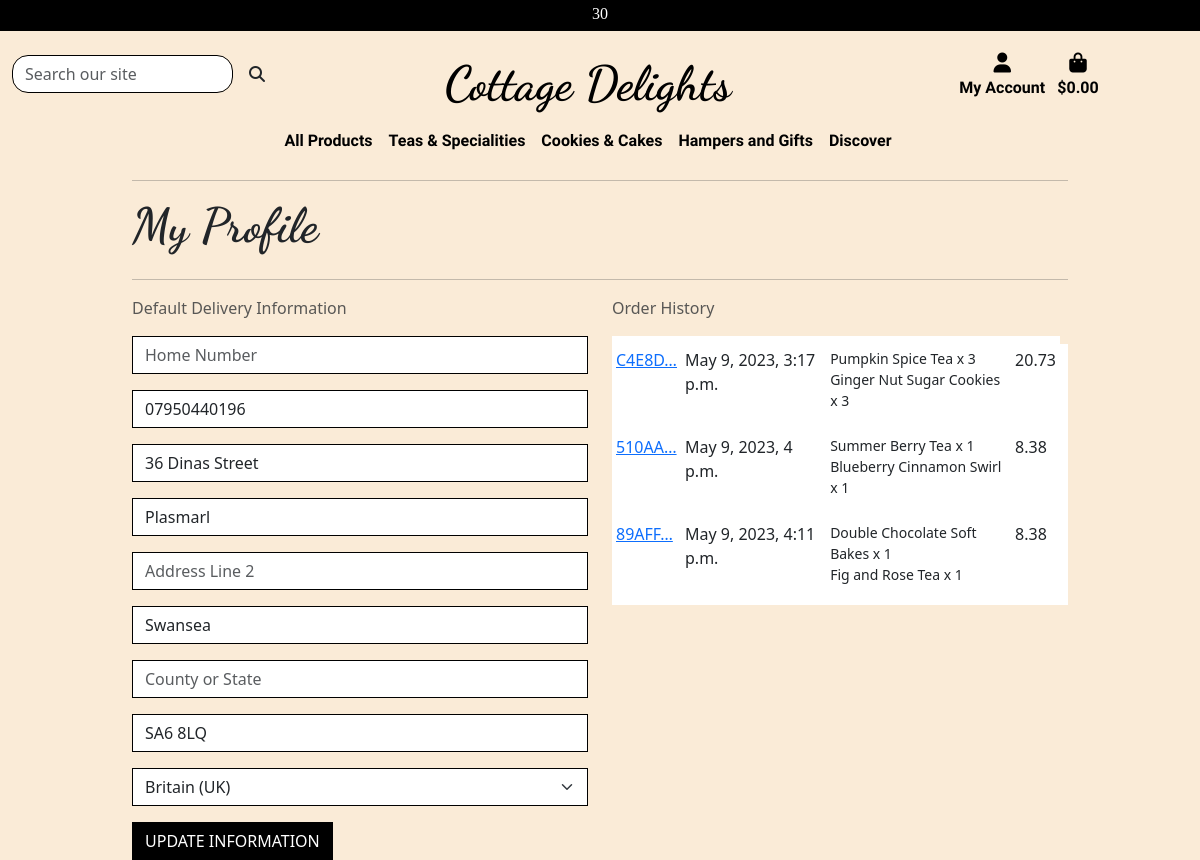
Screenshot of /userprofile/ (signed in) with the database file from the repository.
### userprofile/models.py (models this page shows, shortened)
class UserProfile(models.Model):
    user = models.OneToOneField(User, on_delete=models.CASCADE)
    default_home_number = models.CharField(
        max_length=20, null=True, blank=True)
    default_mobile_number = models.CharField(
        max_length=20, null=True, blank=True)
    default_house_name = models.CharField(max_length=20, null=True, blank=True)
    default_address_line_1 = models.CharField(
        max_length=80, null=True, blank=True)
    default_address_line_2 = models.CharField(
        max_length=80, null=True, blank=True)
    default_town_city = models.CharField(max_length=40, null=True, blank=True)
    default_county = models.CharField(max_length=80, null=True, blank=True)
    default_postcode = models.CharField(max_length=20, null=True, blank=True)
    default_country = CountryField(
        blank_label='Country', null=True, blank=True)

### checkout/models.py (models this page shows, shortened)
class OrderRecord(models.Model):
    order_number = models.CharField(max_length=50, null=False, editable=False)
    userprofile = models.ForeignKey(
        UserProfile, on_delete=models.SET_NULL,
        null=True, blank=True, related_name='orders')
    full_name = models.CharField(max_length=65, null=False, blank=False)
    email = models.EmailField(max_length=300, null=False, blank=False)
    mobile_number = models.CharField(max_length=20, null=True, blank=True)
    home_number = models.CharField(max_length=20, null=False, blank=False)
    house_name = models.CharField(max_length=30, null=True, blank=True)
    address_line_1 = models.CharField(max_length=80, null=False, blank=False)
    address_line_2 = models.CharField(max_length=80, null=True, blank=True)
    town_city = models.CharField(max_length=40, null=False, blank=False)
    county = models.CharField(max_length=40, null=True, blank=True)
    country = models.CharField(max_length=40, null=False, blank=False)
    postcode = models.CharField(max_length=10, null=False, blank=False)
    shopping_cart = models.TextField(null=False, blank=False, default='')
    order_total = models.DecimalField(
        max_digits=10, decimal_places=2, null=False, default=0)
    delivery_cost = models.DecimalField(
        max_digits=6, decimal_places=2, null=False, default=0)
    grand_total = models.DecimalField(
        max_digits=10, decimal_places=2, default=0)
    date = models.DateTimeField(auto_now_add=True)
    stripe_pid = models.CharField(
        max_length=254, null=False, blank=False, default='')

class OrderLineItem(models.Model):
    order = models.ForeignKey(
        OrderRecord, null=False, blank=False,
        on_delete=models.CASCADE, related_name='lineitems')
    product = models.ForeignKey(
        Product, null=False, blank=False, on_delete=models.CASCADE)
    quantity = models.IntegerField(null=False, blank=False, default=0)
    lineitem_total = models.DecimalField(
        max_digits=6, decimal_places=2,
        null=False, blank=False, editable=False)

### products/models.py (models this page shows, shortened)
class Product(models.Model):
    category = models.ForeignKey(
        'category', null=True, blank=True, on_delete=models.SET_NULL)
    sku = models.CharField(max_length=100)
    name = models.CharField(max_length=250, null=True, blank=True)
    description = models.TextField()
    ingredients = models.CharField(max_length=450)
    weight = models.CharField(max_length=10, null=True, blank=True)
    storage = models.TextField(null=True, blank=True)
    price = models.DecimalField(max_digits=6, decimal_places=2)
    rating = models.DecimalField(
        max_digits=6, decimal_places=2, null=True, blank=True)
    image_url = models.URLField(max_length=1024, null=True, blank=True)
    image = models.ImageField(null=True, blank=True)

### userprofile/views.py (the view)
# urls.py: path('userprofile/', include('userprofile.urls')),
def userprofile(request):
    profile = get_object_or_404(UserProfile, user=request.user)
    if request.method == 'POST':
        form = UserProfileForm(request.POST, instance=profile)
        if form.is_valid():
            form.save()
        else:
            messages.error(request, 'Failed to Add')
    else:
        form = UserProfileForm(instance=profile)
    orders = profile.orders.all()
    template = 'userprofile/profile.html'
    context = {
        'form': form,
        'orders': orders,
        'on_profile_page': True
    }
    return render(request, template, context)

### cart/contexts.py (called while the page is built, shortened)
def cart_contents(request):
    cart_items = []
    total = 0
    product_quant = 0
    cart = request.session.get('cart', {})
    if total < settings.FREE_DELIVERY_THRESHOLD:
        delivery = total * Decimal(settings.STANDARD_DELIVERY_PERCENTAGE / 100)
        free_delivery_delta = settings.FREE_DELIVERY_THRESHOLD - total
    else:
        delivery = 0
        free_delivery_delta = 0
    grand_total = delivery + total
    context = {
        'cart_items': cart_items,
        'total': total,
        'product_quant': product_quant,
        'delivery': delivery,
        'free_delivery_delta': free_delivery_delta,
        'free_delivery_threshold': settings.FREE_DELIVERY_THRESHOLD,
        'grand_total': grand_total,
    }
    return context

### wishlist/contexts.py (called while the page is built, shortened)
def wishlist_contents(request):
    wishlist_items = []
    product_quant = 0
    wishlist = request.session.get('wishlist', {})
    context = {
        'wishlist_items': wishlist_items,
        'product_quant': product_quant,
    }
    return context

### userprofile/templates/userprofile/profile.html (shortened to what this page needs)
{% extends "base.html" %}
{% load static %}
{% block page_header %}
    <div class="container header-container">
    </div>
{% endblock %}
{% block content %}
    <div class="overlay"></div>
    <div class="container">
        <div class="row">
            <div class="col">
                <hr>
                <h2 class="logo-font mb-4">My Profile</h2>
                <hr>
            </div>
        </div>
        <div class="row">
            <div class="col-12 col-lg-6">
                <p class="text-muted">Default Delivery Information</p>
                <form class="mt-3" action="{% url 'userprofile' %}" method="POST" id="profile-update-form">
                    {{ form|crispy }}
                    <button class="btn btn-black rounded-0 text-uppercase float-right">Update Information</button>
                </form>
            </div>
            <div class="col-12 col-lg-6">
                <p class="text-muted">Order History</p>
                <div class="order-history table-responsive">
                    <table class="table table-sm table-borderless">
                        <thead>
                            <tr>
                                <th></th>
                                <th></th>
                                <th></th>
                                <th></th>
                            </tr>
                        </thead>
                        <tbody>
                            {% for order in orders %}
                            <tr>
                                <td>
                                    <a href="{% url 'order_history' order.order_number %}" title="{{ order.order_number }}">{{ order.order_number|truncatechars:6 }}</a>
                                </td>
                                <td>{{ order.date }}</td>
                                <td>
                                    <ul class="list-unstyled">
                                        {% for item in order.lineitems.all %}
                                        <li class="small">
                                        {{ item.product.name }} x {{ item.quantity }}
                                        </li>
                                        {% endfor %}
                                    </ul>
                                </td>
                                <td>{{ order.grand_total }}</td>
                                <td></td>
                            </tr>
                            {% endfor %}
                        </tbody>
                    </table>
                </div>
            </div>
        </div>
{% endblock %}

### static/css/base.css (style rules this page uses)
html { height: 100%; margin: 0; padding: 0; box-sizing: content-box; }
body { width: 100%; background-image: url('/media/elaine-howlin-FEpNmWh1fMc-unsplash.jpg'); background-repeat: no-repeat; background-size: cover; background-color: rgb(247, 235, 235); height: calc(76vh - 164px); }
.overlay { height: 100%; width: 100%; background-color: antiquewhite; z-index: -1; top: 0; left: 0; position: fixed; }
.header-container { padding-top: 164px; width: 100%; }
h2.logo-font { font-family: 'Dancing Script', serif; font-weight: 700; font-size: 3em; }
.btn-black { background: black; color: white; }
@media (min-width: 1200px) { .container { max-width: 80%; } }
@media (min-width: 992px) { .header-container { padding-top: 164px; } }

### rows the page displays
UserProfile: default_mobile_number "07950440196", default_house_name "36 Dinas Street", default_address_line_1 "Plasmarl", default_town_city "Swansea", default_postcode "SA6 8LQ", default_country "Britain (UK)"
OrderRecord: order_number "C4E8D…", date "May 9, 2023, 3:17 p.m.", grand_total "20.73"
OrderLineItem: product.name "Pumpkin Spice Tea", quantity "3"
OrderLineItem: product.name "Ginger Nut Sugar Cookies", quantity "3"
OrderRecord: order_number "510AA…", date "May 9, 2023, 4 p.m.", grand_total "8.38"
OrderLineItem: product.name "Summer Berry Tea", quantity "1"
OrderLineItem: product.name "Blueberry Cinnamon Swirl", quantity "1"
OrderRecord: order_number "89AFF…", date "May 9, 2023, 4:11 p.m.", grand_total "8.38"
OrderLineItem: product.name "Double Chocolate Soft Bakes", quantity "1"
OrderLineItem: product.name "Fig and Rose Tea", quantity "1"

### other values shown
{{ free_delivery_threshold }} "30"
